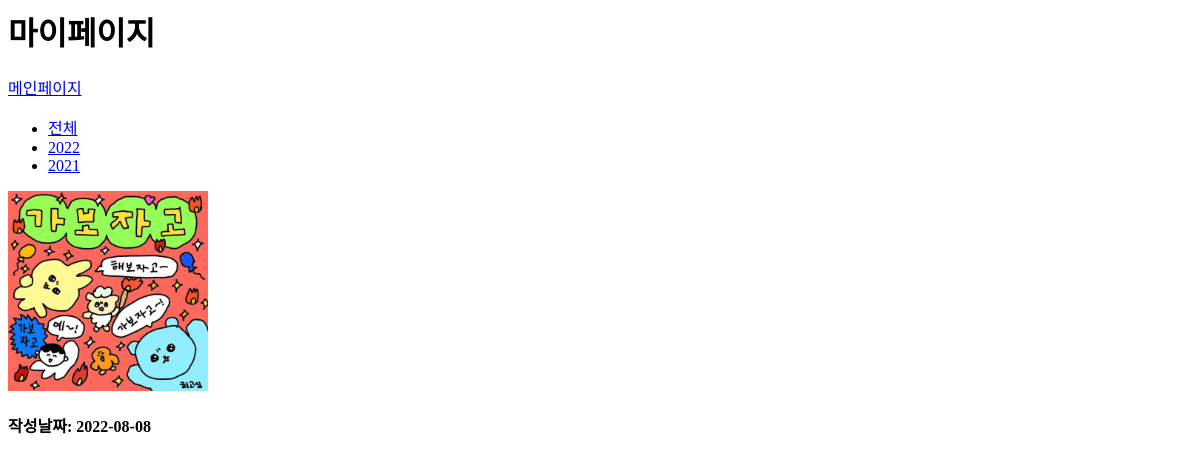
The page /mypage/ on the database as committed earlier.
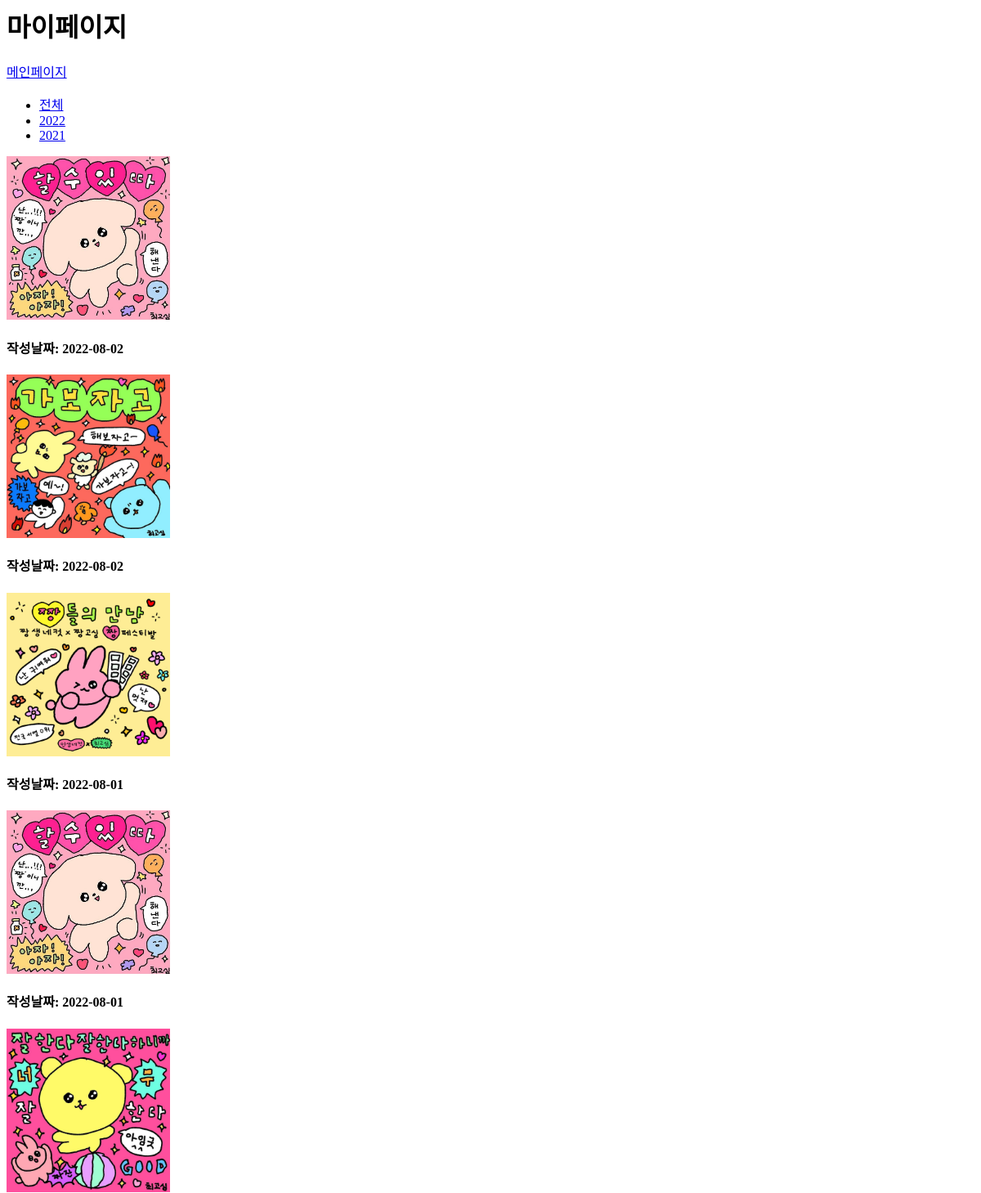
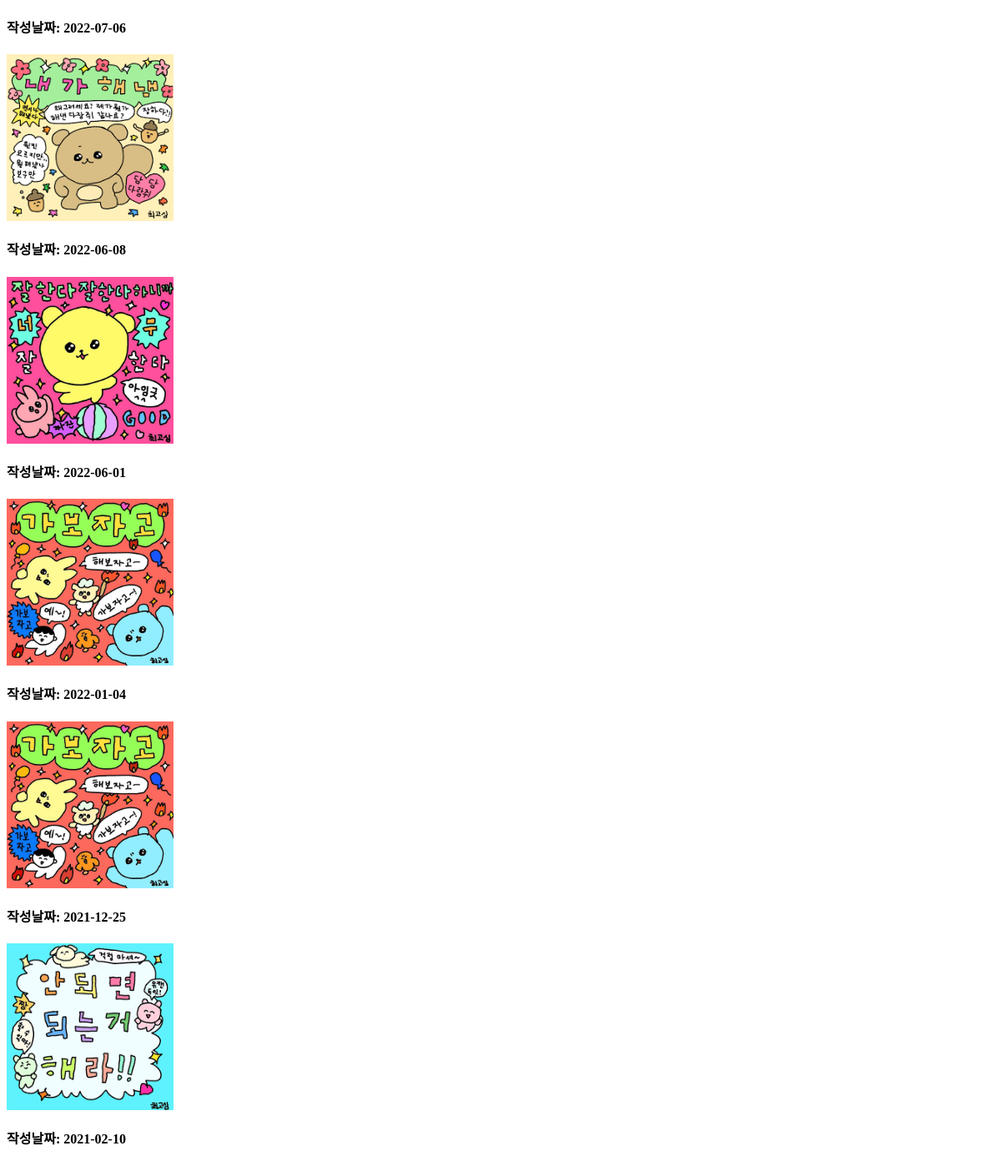
The same page on the database as committed later (2 pictures, top to bottom).
### mainapp/models.py (models this page shows, shortened)
class Post(models.Model):
    title = models.CharField(max_length=200)
    content = models.TextField()
    image = models.ImageField(blank=True, upload_to='my_image')
    date = models.DateField()
    created = models.DateTimeField(auto_now_add=True)

### mainapp/views.py (the view)
# urls.py: path('mypage/', main_views.mypage, name='mypage'),
def mypage(request):
    year = request.GET.get('year', None) # 쿼리스트링 X
    if year is None:
        posts = Post.objects.all().order_by('-date')
    else:
        posts = Post.objects.filter(date__year=year)
    return render(request, 'mypage.html', {'posts':posts})

### mainapp/templates/mypage.html
{% load static %}
<h1>마이페이지</h1>
<div>
    <a href="{% url 'home' %}">메인페이지</a>
</div>
<ul class="nav-container">
    <li class="nav-name"><a href="{% url 'mypage' %}">전체</a></li>
    <li class="nav-name"><a href="?year=2022">2022</a></li>
    <li class="nav-name"><a href="?year=2021">2021</a></li>
</ul>
{% for post in posts %}
        <a href="{% url 'detail' post.id %}"><img src="{{ post.image.url }}" alt="" height="200"></a>
        <h4>작성날짜: {{ post.date | date:'Y-m-d' }}</h4>
{% endfor %}

Rows that differ between the two databases and show on the page:
removed Post: image (picture), date "2022-08-08"
added Post: image (picture), date "2022-08-02"
added Post: image (picture), date "2022-08-02"
added Post: image (picture), date "2022-08-01"
added Post: image (picture), date "2022-08-01"
added Post: image (picture), date "2022-07-06"
added Post: image (picture), date "2022-06-08"
added Post: image (picture), date "2022-06-01"
added Post: image (picture), date "2022-01-04"
added Post: image (picture), date "2021-12-25"
added Post: image (picture), date "2021-02-10"
